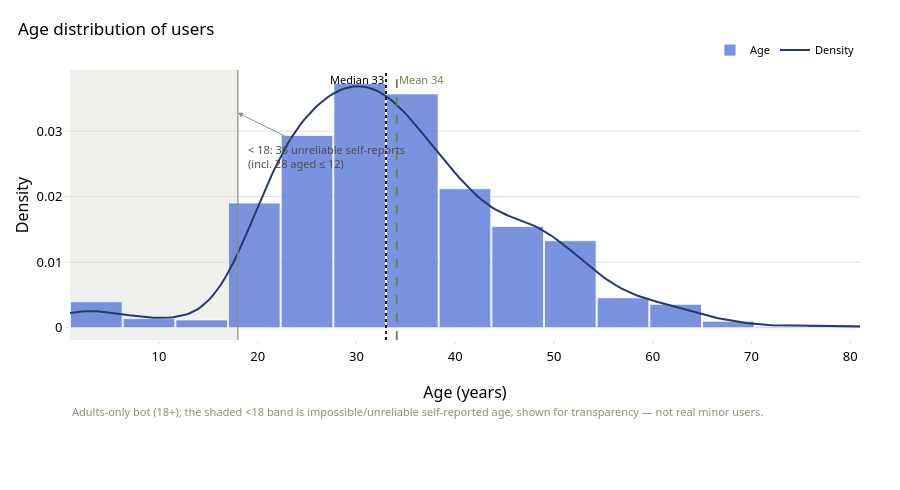

This figure's notebook cell:
### Markdown cell above
### 2.2 Age

> **How to read it.** The bars show the share of users at each age; the smooth
> curve is a density estimate of the same distribution. The dashed and dotted
> lines mark the mean and median age.

> **Data-quality note (important).** Age is *self-reported* and Sami is an
> **adults-only (18+) service**, yet **36 records (3.8%)** report an age under
> 18 — and **28 of those are an impossible ≤12** (e.g. a "1-year-old" holding a
> conversation about legal documentation). The dedicated `Minors` (Si/No) field
> confirms these are *not* a child-count leaking into `Age`; they are simply
> unreliable self-reports. **Decision:** we keep every record for transparency
> but visually **flag the sub-18 band** so it is never read as a real cohort of
> minors. The "Generation Alpha (1–13)" bracket in the cohort chart below is
> almost entirely these bad self-reports and is greyed out, not deleted. A
> smaller, genuine signal sits inside this band — the 8 records aged 13–17 —
> which, if real, would be minors reaching an adults-only bot; that is a
> protection point worth raising with MMC rather than a demographic finding.

### Code cell
# Age profile: density histogram (shape) with a smoothed KDE curve laid over it.
# Age is self-reported and the bot is adults-only (18+); the <18 band is flagged
# as unreliable (see the data-quality note above), kept but not read as real.
age = df['Age'].dropna()
n_sub18 = int((age < 18).sum())
n_impossible = int((age <= 12).sum())
mean_age, median_age = age.mean(), age.median()

counts, edges = np.histogram(age, bins=15, density=True)
centers = (edges[:-1] + edges[1:]) / 2
widths = np.diff(edges)
xs = np.linspace(age.min(), age.max(), 200)
kde = gaussian_kde(age)(xs)
ymax = max(counts.max(), kde.max())

fig = go.Figure()
fig.add_bar(x=centers, y=counts, width=widths * 0.98, opacity=0.85, name="Age",
            marker=dict(color=PRIMARY, line=dict(color=SURFACE, width=0.8)),
            hovertemplate="age ~%{x:.0f}<br>density %{y:.3f}<extra></extra>")
fig.add_scatter(x=xs, y=kde, mode="lines", name="Density",
                line=dict(color=DARKBLUE, width=2),
                hovertemplate="age %{x:.0f}<br>%{y:.3f}<extra></extra>")

# Flag the sub-18 region: the bot is adults-only, so these are unreliable.
fig.add_vrect(x0=age.min(), x1=18, fillcolor=COLORES['madera'], opacity=0.14,
              line_width=0, layer="below")
fig.add_vline(x=18, line=dict(color=COLORES['madera'], width=1.2))
fig.add_vline(x=mean_age, line=dict(color=COLORES['arbol'], width=1.8, dash="dash"),
              annotation_text=f"Mean {mean_age:.0f}", annotation_position="top right",
              annotation_font=dict(color=COLORES['arbol'], size=11))
fig.add_vline(x=median_age, line=dict(color=INK, width=1.8, dash="dot"),
              annotation_text=f"Median {median_age:.0f}", annotation_position="top left",
              annotation_font=dict(color=INK, size=11))
fig.add_annotation(x=18, y=ymax * 0.88, ax=27, ay=ymax * 0.70,
                   xref="x", yref="y", axref="x", ayref="y",
                   showarrow=True, arrowhead=2, arrowwidth=1, arrowcolor=COLORES['madera'],
                   text=f"< 18: {n_sub18} unreliable self-reports<br>(incl. {n_impossible} aged ≤ 12)",
                   font=dict(size=11, color=INK2), align="left")
fig.update_layout(
    title="Age distribution of users",
    xaxis=dict(title="Age (years)"), yaxis=dict(title="Density"),
    bargap=0.02, height=490,
    legend=dict(orientation="h", y=1.02, x=1, xanchor="right", yanchor="bottom"),
    margin=dict(t=70, b=150))
fig.add_annotation(x=0, y=-0.30, xref="paper", yref="paper", showarrow=False,
    xanchor="left", align="left",
    text="Adults-only bot (18+); the shaded <18 band is impossible/unreliable self-reported "
         "age, shown for transparency — not real minor users.",
    font=dict(size=11, color=MUTED))
fig.show()
print(age.describe().round(1).to_string())

### Figure 1 — Plotly figure (JSON) as saved in the notebook; plotly's stock layout.template omitted (floating-point values rounded to 4 significant figures; data arrays with more than 128 entries replaced by an {"elided": "..."} marker saying what was removed)
{"data": [{"hovertemplate": "age ~%{x:.0f}<br>density %{y:.3f}<extra></extra>", "marker": {"color": "#6281DA", "line": {"color": "white", "width": 0.8}}, "name": "Age", "opacity": 0.85, "type": "bar", "width": [5.227, 5.227, 5.227, 5.227, 5.227, 5.227, 5.227, 5.227, 5.227, 5.227, 5.227, 5.227, 5.227, 5.227, 5.227], "x": [3.667, 9.0, 14.33, 19.67, 25.0, 30.33, 35.67, 41.0, 46.33, 51.67, 57.0, 62.33, 67.67, 73.0, 78.33], "y": [0.003964, 0.001387, 0.001189, 0.01903, 0.02933, 0.03726, 0.03568, 0.02121, 0.01546, 0.01328, 0.004559, 0.003568, 0.000991, 0.0001982, 0.0003964]}, {"hovertemplate": "age %{x:.0f}<br>%{y:.3f}<extra></extra>", "line": {"color": "#26386e", "width": 2}, "mode": "lines", "name": "Density", "type": "scatter", "x": {"elided": "200 float values"}, "y": {"elided": "200 float values"}}], "layout": {"annotations": [{"font": {"color": "#6E8149", "size": 11}, "showarrow": false, "text": "Mean 34", "x": 34.09, "xanchor": "left", "xref": "x", "y": 1, "yanchor": "top", "yref": "y domain"}, {"font": {"color": "#000000", "size": 11}, "showarrow": false, "text": "Median 33", "x": 33, "xanchor": "right", "xref": "x", "y": 1, "yanchor": "top", "yref": "y domain"}, {"align": "left", "arrowcolor": "#8E8E78", "arrowhead": 2, "arrowwidth": 1, "ax": 27, "axref": "x", "ay": 0.02608, "ayref": "y", "font": {"color": "#4d4d4d", "size": 11}, "showarrow": true, "text": "< 18: 36 unreliable self-reports<br>(incl. 28 aged ≤ 12)", "x": 18, "xref": "x", "y": 0.03279, "yref": "y"}, {"align": "left", "font": {"color": "#8E8E78", "size": 11}, "showarrow": false, "text": "Adults-only bot (18+); the shaded <18 band is impossible/unreliable self-reported age, shown for transparency — not real minor users.", "x": 0, "xanchor": "left", "xref": "paper", "y": -0.3, "yref": "paper"}], "bargap": 0.02, "height": 490, "legend": {"orientation": "h", "x": 1, "xanchor": "right", "y": 1.02, "yanchor": "bottom"}, "margin": {"b": 150, "t": 70}, "shapes": [{"fillcolor": "#8E8E78", "layer": "below", "line": {"width": 0}, "opacity": 0.14, "type": "rect", "x0": 1, "x1": 18, "xref": "x", "y0": 0, "y1": 1, "yref": "y domain"}, {"line": {"color": "#8E8E78", "width": 1.2}, "type": "line", "x0": 18, "x1": 18, "xref": "x", "y0": 0, "y1": 1, "yref": "y domain"}, {"line": {"color": "#6E8149", "dash": "dash", "width": 1.8}, "type": "line", "x0": 34.09, "x1": 34.09, "xref": "x", "y0": 0, "y1": 1, "yref": "y domain"}, {"line": {"color": "#000000", "dash": "dot", "width": 1.8}, "type": "line", "x0": 33, "x1": 33, "xref": "x", "y0": 0, "y1": 1, "yref": "y domain"}], "title": {"text": "Age distribution of users"}, "xaxis": {"title": {"text": "Age (years)"}}, "yaxis": {"title": {"text": "Density"}}}}
